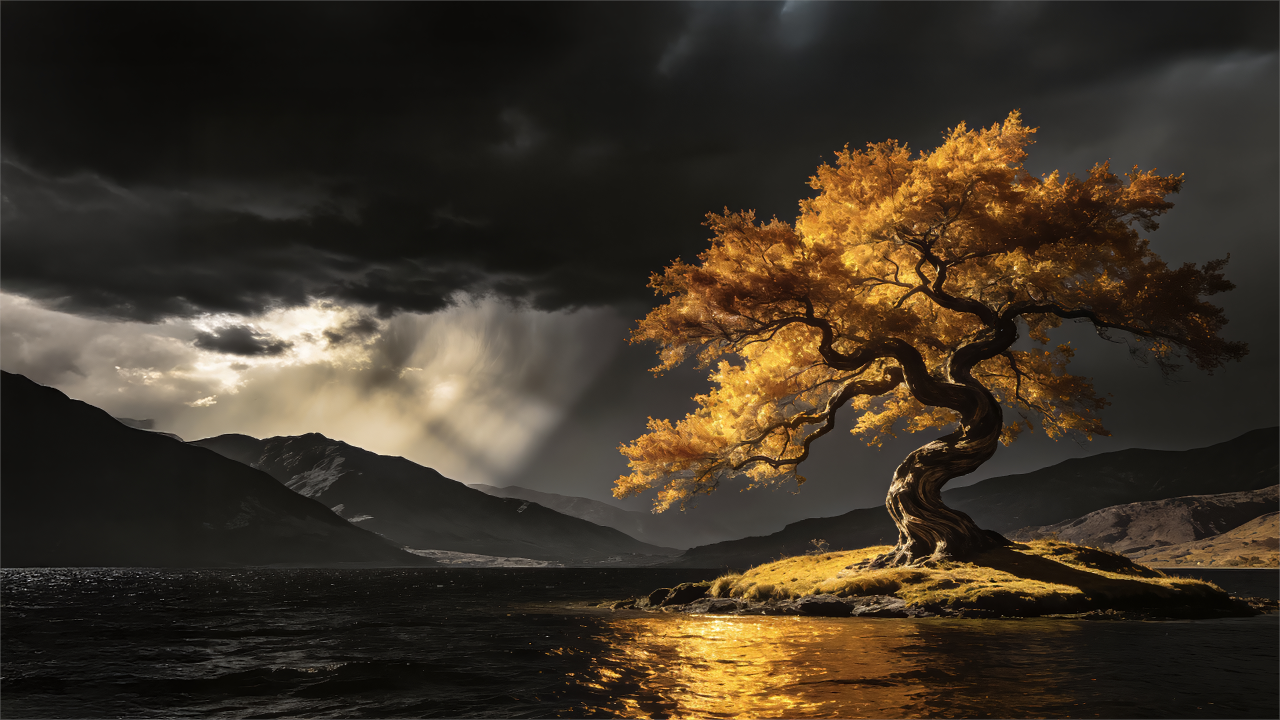
#> input picture airootfs/etc/skel/Pictures/Wallpapers/wallpaper.jpg, 2560 x 1440 px, given in place of logo.png, which was not available (shown at 1/2 size)
$ python .plymouth-gen.py out.png
#> lines starting #> are read from the running program, lines starting #| are printed output that depends on the picture; pictures that were not available may be replaced by others from this repository, and a replacement may not be noted
#!/usr/bin/env python3
"""Generate Aelum Plymouth (LUKS unlock) theme assets.
Uses only PIL. Supersamples for anti-aliased edges on transparent PNGs."""
import sys
from PIL import Image, ImageDraw

OUT = sys.argv[1]

# Aelum brand palette (extracted from logo.png)
LIGHT = (191, 126, 143)   # #bf7e8f
DARK = (153, 91, 111)     # #995b6f
BG = (14, 11, 13)         # #0e0b0d  (matches the boot background)


def render(size, draw_fn):
    W, H = size
    s = 4
    big = Image.new("RGBA", (W * s, H * s), (0, 0, 0, 0))
    d = ImageDraw.Draw(big)
    draw_fn(d, s)
    return big.resize((W, H), Image.LANCZOS)


def rounded_box(d, xy, radius, fill=None, outline=None, width=1):
    d.rounded_rectangle(xy, radius=radius * 4, fill=fill,
                        outline=outline, width=width * 4)


def make_lock():
    def fn(d, s):
        # shackle
        d.line([(22 * s, 28 * s), (22 * s, 19 * s)], fill=LIGHT, width=7 * s)
        d.line([(42 * s, 28 * s), (42 * s, 19 * s)], fill=LIGHT, width=7 * s)
        d.arc([22 * s, 10 * s, 42 * s, 30 * s], 180, 360, fill=LIGHT, width=7 * s)
        # body
        rounded_box(d, (20 * s, 28 * s, 44 * s, 52 * s), 5, fill=LIGHT)
        # keyhole
        d.ellipse([30 * s, 35 * s, 34 * s, 39 * s], fill=DARK)
    return render((64, 64), fn)


def make_entry():
    def fn(d, s):
        # translucent fill
        d.rounded_rectangle([0, 0, 250 * s, 46 * s], radius=9,
                            fill=(18, 15, 17, 150))
        # mauve border
        d.rounded_rectangle([1 * s, 1 * s, (250 - 1) * s, (46 - 1) * s], radius=9,
                            outline=LIGHT, width=2)
    return render((250, 46), fn)


def make_bullet():
    def fn(d, s):
        d.ellipse([1 * s, 1 * s, 11 * s, 11 * s], fill=LIGHT)
    return render((12, 12), fn)


def make_progress_box():
    def fn(d, s):
        d.rounded_rectangle([0, 0, 250 * s, 8 * s], radius=4,
                            fill=(34, 28, 30, 220))
    return render((250, 8), fn)


def make_progress_bar():
    def fn(d, s):
        # solid rounded bar with a subtle top highlight
        d.rounded_rectangle([0, 0, 250 * s, 8 * s], radius=4, fill=LIGHT)
        d.line([(2 * s, 2 * s), (248 * s, 2 * s)], fill=(255, 255, 255, 160),
               width=1)
    return render((250, 8), fn)


def make_logo():
    src = Image.open("/home/power007/Pictures/logo.png").convert("RGBA")
    target_h = 200
    target_w = max(1, int(src.width * (target_h / src.height)))
#> target_w = 355
    return src.resize((target_w, target_h), Image.LANCZOS)
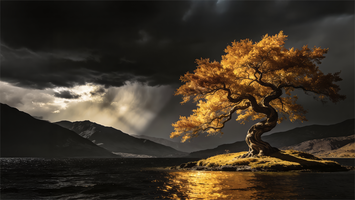
#> returned value: PIL image 355x200 RGBA; mean R, G, B, A 61.2, 50.9, 37.8, 255


import os
os.makedirs(OUT, exist_ok=True)
make_logo().save(os.path.join(OUT, "logo.png"))
make_lock().save(os.path.join(OUT, "lock.png"))
#> in render, `big = Image.new("RGBA", (W * s, H * s), (0, 0, 0, 0))`: big: PIL image 256x256 RGBA; every value is 0
#> in render, `return big.resize((W, H), Image.LANCZOS)`:
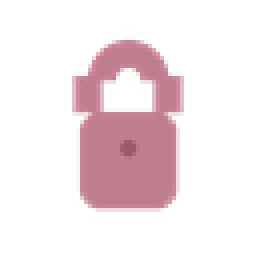
#> returned value: PIL image 64x64 RGBA (shown 4 times larger); mean R, G, B, A 52.6, 35.9, 40.4, 51.8; transparent parts drawn white
make_entry().save(os.path.join(OUT, "entry.png"))
#> call 2 of render, with size = (250, 46)
#> in render (call 2), `big = Image.new("RGBA", (W * s, H * s), (0, 0, 0, 0))`: big: PIL image 1000x184 RGBA; every value is 0
#> in render (call 2), `return big.resize((W, H), Image.LANCZOS)`:
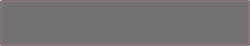
#> returned value: PIL image 250x46 RGBA; mean R, G, B, A 24.4, 19.1, 21.6, 152.8; transparent parts drawn white
make_bullet().save(os.path.join(OUT, "bullet.png"))
#> in render (call 3), `big = Image.new("RGBA", (W * s, H * s), (0, 0, 0, 0))`: big: PIL image 48x48 RGBA; every value is 0
make_progress_box().save(os.path.join(OUT, "progress_box.png"))
#> in render (call 4), `big = Image.new("RGBA", (W * s, H * s), (0, 0, 0, 0))`: big: PIL image 1000x32 RGBA; every value is 0
make_progress_bar().save(os.path.join(OUT, "progress_bar.png"))
print("wrote assets to", OUT)

$ run again, on airootfs/etc/skel/.local/state/DankMaterialShell/wallpaper.jpg
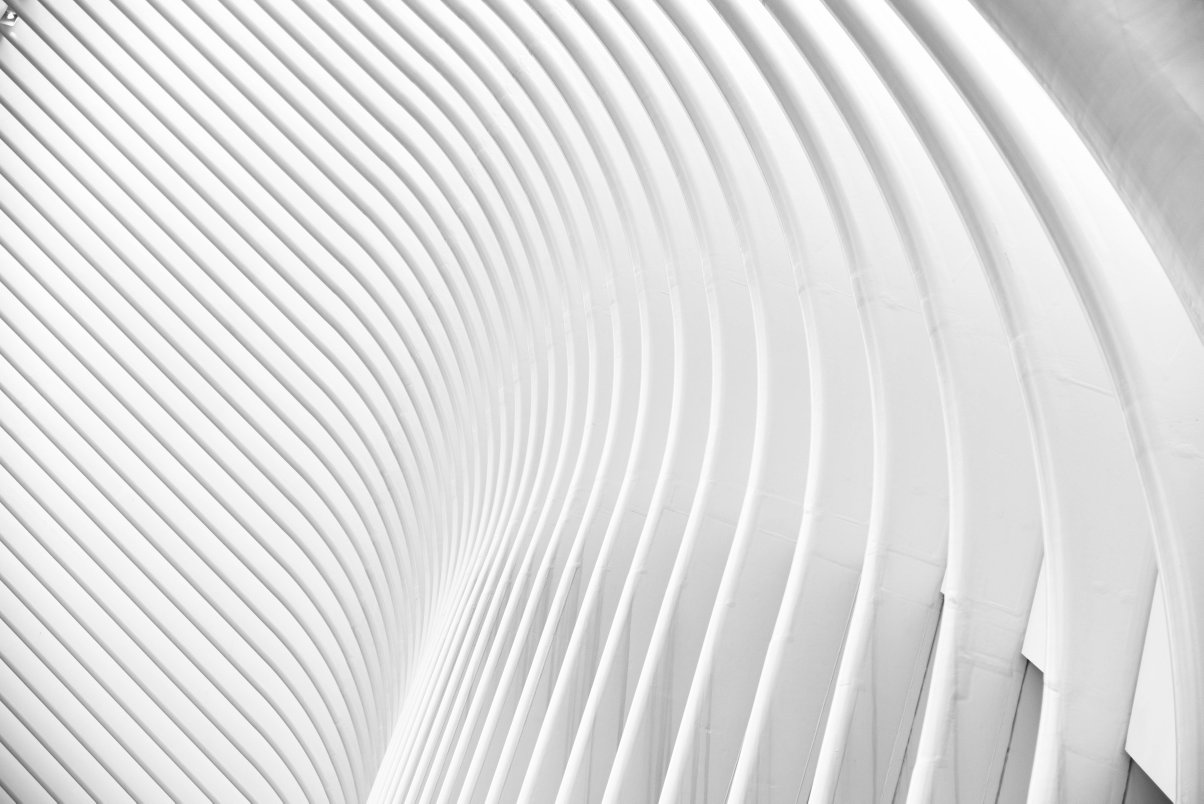
#> input picture airootfs/etc/skel/.local/state/DankMaterialShell/wallpaper.jpg, 6016 x 4016 px, given in place of logo.png, which was not available (shown at 1/5 size)
#> in make_logo, `return src.resize((target_w, target_h), Image.LANCZOS)`:
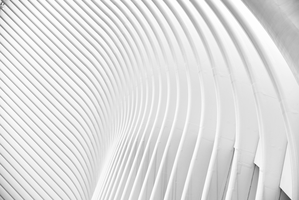
#> returned value: PIL image 299x200 RGBA; mean R, G, B, A 222.8, 222.8, 222.8, 255
#> big: PIL image 256x256 RGBA; every value is 0
#> big: PIL image 1000x184 RGBA; every value is 0
#> big: PIL image 48x48 RGBA; every value is 0
#> big: PIL image 1000x32 RGBA; every value is 0
